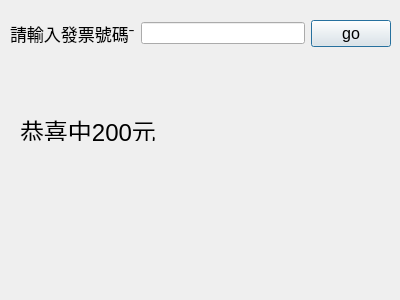
<?xml version="1.0" encoding="UTF-8"?>
<ui version="4.0">
 <class>Dialog</class>
 <widget class="QDialog" name="Dialog">
  <property name="geometry">
   <rect>
    <x>0</x>
    <y>0</y>
    <width>400</width>
    <height>300</height>
   </rect>
  </property>
  <property name="windowTitle">
   <string>Dialog</string>
  </property>
  <widget class="QWidget" name="horizontalLayoutWidget_3">
   <property name="geometry">
    <rect>
     <x>10</x>
     <y>20</y>
     <width>381</width>
     <height>71</height>
    </rect>
   </property>
   <layout class="QHBoxLayout" name="horizontalLayout_3" stretch="0,10,0">
    <property name="sizeConstraint">
     <enum>QLayout::SetMaximumSize</enum>
    </property>
    <item>
     <widget class="QLabel" name="label_3">
      <property name="font">
       <font>
        <pointsize>13</pointsize>
       </font>
      </property>
      <property name="text">
       <string>請輸入發票號碼ˉ</string>
      </property>
     </widget>
    </item>
    <item>
     <widget class="QLineEdit" name="lineEdit_2"/>
    </item>
    <item>
     <widget class="QPushButton" name="pushButton_2">
      <property name="font">
       <font>
        <pointsize>12</pointsize>
       </font>
      </property>
      <property name="text">
       <string>go</string>
      </property>
     </widget>
    </item>
   </layout>
  </widget>
  <widget class="QLabel" name="label">
   <property name="geometry">
    <rect>
     <x>10</x>
     <y>120</y>
     <width>201</width>
     <height>31</height>
    </rect>
   </property>
   <property name="text">
    <string/>
   </property>
  </widget>
  <widget class="QLabel" name="label_4">
   <property name="geometry">
    <rect>
     <x>20</x>
     <y>120</y>
     <width>401</width>
     <height>21</height>
    </rect>
   </property>
   <property name="font">
    <font>
     <family>Arial</family>
     <pointsize>18</pointsize>
    </font>
   </property>
   <property name="text">
    <string>恭喜中200元</string>
   </property>
  </widget>
 </widget>
 <resources/>
 <connections/>
</ui>
